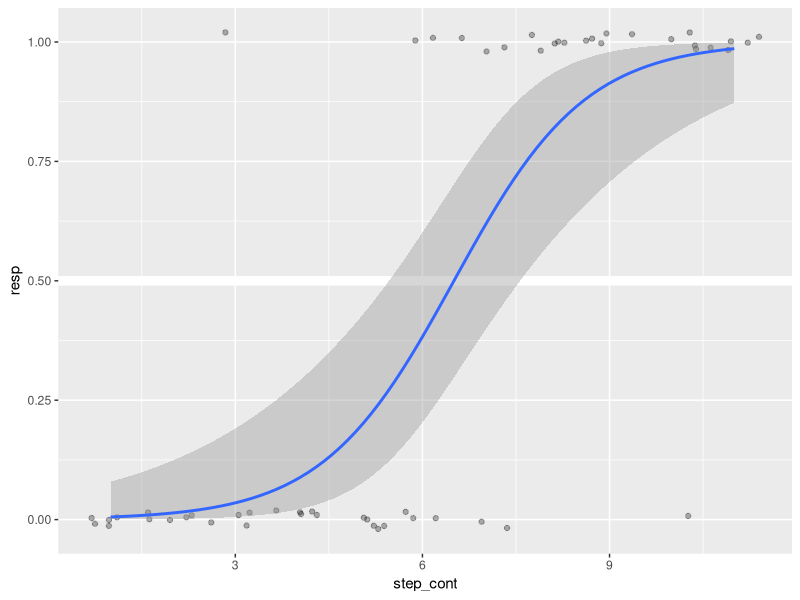

R code for this plot:
library("tidyverse")
library("here")


temp_df <- read_csv(here("data", "em01p_2020_Oct_09_1451.csv")) %>% 
  filter(!is.na(resp_2.keys) | !is.na(resp_3.keys)) %>% 
  mutate(exp = if_else(is.na(resp_2.keys), "vowels", "stops")) %>% 
  separate(stimuli, into = c("trash1", "step"), sep = "_") %>% 
  separate(step, into = c("continuum", "trash2"), sep = 2) %>% 
  mutate(step_cont = as.numeric(continuum), 
         resp = if_else(resp_2.keys == "left", 0, 1))

glimpse(temp_df)

temp_df %>% 
  filter(exp == "stops") %>% 
  ggplot(., aes(x = step_cont, y = resp)) + 
    geom_hline(yintercept = 0.5, size = 3.2, color = "white") + 
    geom_jitter(height = 0.02, alpha = 0.3) + 
    geom_smooth(method = "glm", method.args = list(family = "binomial"), 
      formula = 'y ~ x')
